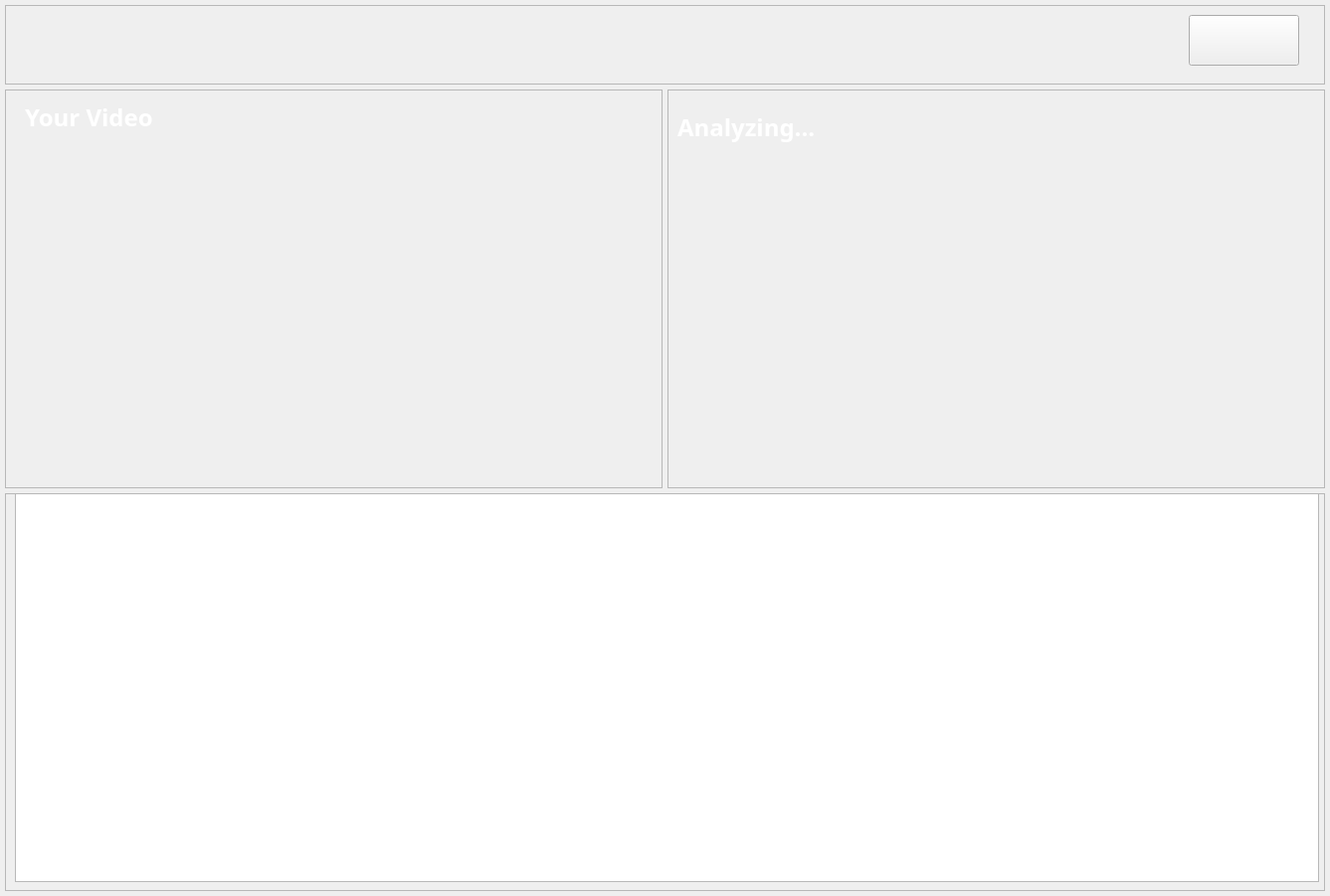
<?xml version="1.0" encoding="UTF-8"?>
<ui version="4.0">
 <class>MainWindow</class>
 <widget class="QMainWindow" name="MainWindow">
  <property name="geometry">
   <rect>
    <x>0</x>
    <y>0</y>
    <width>1337</width>
    <height>901</height>
   </rect>
  </property>
  <property name="windowTitle">
   <string>MainWindow</string>
  </property>
  <property name="styleSheet">
   <string notr="true">QWidget#centralwidget{
border-image: url(:/overall/image/back.png);
}</string>
  </property>
  <widget class="QWidget" name="centralwidget">
   <layout class="QGridLayout" name="gridLayout" rowstretch="1,5,5">
    <property name="leftMargin">
     <number>5</number>
    </property>
    <property name="topMargin">
     <number>5</number>
    </property>
    <property name="rightMargin">
     <number>5</number>
    </property>
    <property name="bottomMargin">
     <number>5</number>
    </property>
    <property name="spacing">
     <number>5</number>
    </property>
    <item row="0" column="0" colspan="2">
     <widget class="QFrame" name="frame_4">
      <property name="frameShape">
       <enum>QFrame::StyledPanel</enum>
      </property>
      <property name="frameShadow">
       <enum>QFrame::Raised</enum>
      </property>
      <widget class="QLabel" name="label">
       <property name="geometry">
        <rect>
         <x>20</x>
         <y>10</y>
         <width>245</width>
         <height>37</height>
        </rect>
       </property>
       <property name="styleSheet">
        <string notr="true">border-image: url(:/title/image/title/find.png);
</string>
       </property>
       <property name="text">
        <string/>
       </property>
      </widget>
      <widget class="QPushButton" name="next">
       <property name="geometry">
        <rect>
         <x>1190</x>
         <y>10</y>
         <width>111</width>
         <height>51</height>
        </rect>
       </property>
       <property name="styleSheet">
        <string notr="true">border-image: url(:/overall/image/next.png);</string>
       </property>
       <property name="text">
        <string/>
       </property>
      </widget>
     </widget>
    </item>
    <item row="1" column="0">
     <widget class="QFrame" name="origin_frame">
      <property name="frameShape">
       <enum>QFrame::StyledPanel</enum>
      </property>
      <property name="frameShadow">
       <enum>QFrame::Raised</enum>
      </property>
      <widget class="QLabel" name="origin_label">
       <property name="geometry">
        <rect>
         <x>0</x>
         <y>0</y>
         <width>640</width>
         <height>360</height>
        </rect>
       </property>
       <property name="styleSheet">
        <string notr="true">border-image: url(:/overall/image/gray_rectangle.png);
</string>
       </property>
       <property name="text">
        <string/>
       </property>
      </widget>
      <widget class="QLabel" name="label_7">
       <property name="geometry">
        <rect>
         <x>20</x>
         <y>10</y>
         <width>151</width>
         <height>36</height>
        </rect>
       </property>
       <property name="font">
        <font>
         <family>Dubai</family>
         <pointsize>18</pointsize>
         <weight>75</weight>
         <bold>true</bold>
        </font>
       </property>
       <property name="styleSheet">
        <string notr="true">color: rgb(255, 255, 255);</string>
       </property>
       <property name="text">
        <string>Your Video</string>
       </property>
      </widget>
     </widget>
    </item>
    <item row="1" column="1">
     <widget class="QFrame" name="copy_frame">
      <property name="frameShape">
       <enum>QFrame::StyledPanel</enum>
      </property>
      <property name="frameShadow">
       <enum>QFrame::Raised</enum>
      </property>
      <widget class="QLabel" name="copy_label">
       <property name="geometry">
        <rect>
         <x>0</x>
         <y>0</y>
         <width>640</width>
         <height>360</height>
        </rect>
       </property>
       <property name="styleSheet">
        <string notr="true">border-image: url(:/overall/image/gray_rectangle.png);
</string>
       </property>
       <property name="text">
        <string/>
       </property>
      </widget>
      <widget class="QLabel" name="label_8">
       <property name="geometry">
        <rect>
         <x>10</x>
         <y>20</y>
         <width>151</width>
         <height>36</height>
        </rect>
       </property>
       <property name="font">
        <font>
         <family>Dubai</family>
         <pointsize>18</pointsize>
         <weight>75</weight>
         <bold>true</bold>
        </font>
       </property>
       <property name="styleSheet">
        <string notr="true">color: rgb(255, 255, 255);</string>
       </property>
       <property name="text">
        <string>Analyzing...</string>
       </property>
      </widget>
     </widget>
    </item>
    <item row="2" column="0" colspan="2">
     <widget class="QFrame" name="graph_frame">
      <property name="frameShape">
       <enum>QFrame::StyledPanel</enum>
      </property>
      <property name="frameShadow">
       <enum>QFrame::Raised</enum>
      </property>
      <widget class="QLabel" name="label_9">
       <property name="geometry">
        <rect>
         <x>30</x>
         <y>10</y>
         <width>151</width>
         <height>36</height>
        </rect>
       </property>
       <property name="font">
        <font>
         <family>Dubai</family>
         <pointsize>19</pointsize>
         <weight>75</weight>
         <bold>true</bold>
        </font>
       </property>
       <property name="styleSheet">
        <string notr="true">color: rgb(255, 255, 255);</string>
       </property>
       <property name="text">
        <string>Graph</string>
       </property>
      </widget>
      <widget class="QListWidget" name="graph_list">
       <property name="geometry">
        <rect>
         <x>10</x>
         <y>0</y>
         <width>1311</width>
         <height>391</height>
        </rect>
       </property>
       <property name="styleSheet">
        <string notr="true">border-image: url(:/overall/image/gray_rectangle.png);</string>
       </property>
      </widget>
      <zorder>graph_list</zorder>
      <zorder>label_9</zorder>
     </widget>
    </item>
   </layout>
  </widget>
 </widget>
 <resources>
  <include location="resource.qrc"/>
 </resources>
 <connections/>
</ui>
